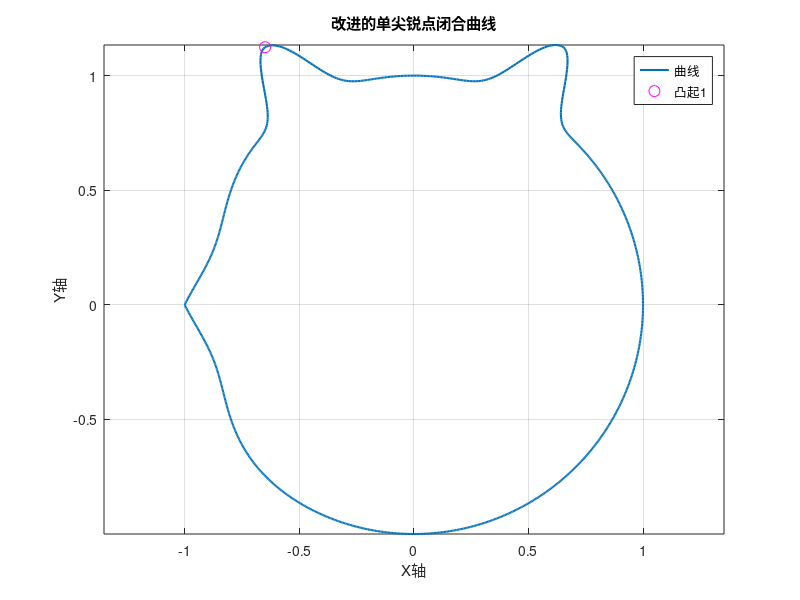

MATLAB code to generate this figure:
% 闭合曲线参数设置
R = 1;              % 基础半径
theta1 = pi/3;      % 第一个凸起位置（60度）
theta2 = 2*pi/3;    % 第二个凸起位置（120度）
A1 = 0.3;           % 第一个凸起幅度
A2 = 0.3;           % 第二个凸起幅度
k_left1 = 100;      % 第一个凸起左侧陡峭度
k_right1 = 50;      % 第一个凸起右侧陡峭度
k_left2 = 50;       % 第二个凸起左侧陡峭度
k_right2 = 100;     % 第二个凸起右侧陡峭度
theta_sharp = pi;   % 尖锐点位置（180度）
C = -0.5;           % 尖锐点强度（调整后需增大）
k_sharp = 5;       % 尖锐点宽度控制（值越大影响范围越小）

% 生成角度数组
theta = linspace(0, 2*pi, 1000);

% 计算凸起项（保持不变）
calcBump = @(t, t0, A, kl, kr) A*exp(-(t < t0).*kl.*(t0 - t).^2 - (t >= t0).*kr.*(t - t0).^2);
term1 = calcBump(theta, theta1, A1, k_left1, k_right1);
term2 = calcBump(theta, theta2, A2, k_left2, k_right2);

% 计算改进的尖锐点项
theta_diff = mod(theta - theta_sharp + pi, 2*pi) - pi;  % 规范到[-π, π)
sharp_term = C * abs(theta_diff) .* exp(-k_sharp * theta_diff.^2); % 指数衰减修正

% 计算总半径
r = R + term1 + term2 + sharp_term;

% 转换为笛卡尔坐标并绘制
x = r .* cos(theta);
y = r .* sin(theta);

figure;
plot(x, y, 'LineWidth', 1.5);
axis equal; grid on;
title('改进的单尖锐点闭合曲线');
xlabel('X轴'); ylabel('Y轴');

% 标注特征点
hold on;
plot(r(theta == theta1)*cos(theta1), r(theta == theta1)*sin(theta1), 'ro', 'MarkerSize', 8);
plot(r(theta == theta2)*cos(theta2), r(theta == theta2)*sin(theta2), 'mo', 'MarkerSize', 8);
plot(r(theta == theta_sharp)*cos(theta_sharp), r(theta == theta_sharp)*sin(theta_sharp),...
     'kx', 'MarkerSize', 12, 'LineWidth', 2);
legend('曲线', '凸起1', '凸起2', '尖锐点');

% 验证对称位置（可添加检查代码）
% sym_theta = mod(theta_sharp + pi, 2*pi);
% sym_index = find(abs(theta - sym_theta) == min(abs(theta - sym_theta)), 1);
% plot(x(sym_index), y(sym_index), 'g*', 'MarkerSize', 10); % 对称位置标记